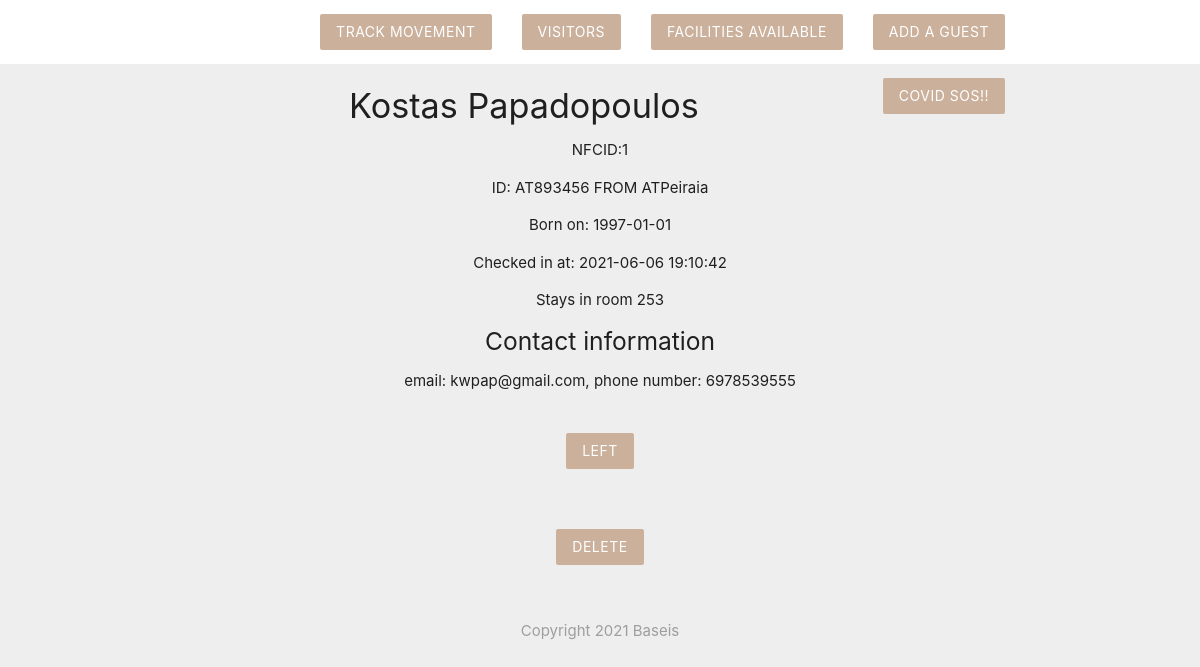
The app's page /PHP/test/visitorprofile.php?nfcid=1 with its own data.
### tables this page shows
CREATE TABLE `visitor` (
  `nfcid` int(10) unsigned NOT NULL AUTO_INCREMENT,
  `fname` varchar(15) NOT NULL,
  `mname` varchar(15) DEFAULT NULL,
  `surname` varchar(20) NOT NULL,
  `id_num` varchar(15) DEFAULT NULL,
  `id_auth` varchar(25) DEFAULT NULL,
  `id_doc` enum('ID','PASSPORT') DEFAULT NULL,
  `birthdate` date NOT NULL,
  `arrival` timestamp NOT NULL,
  `room` smallint(5) unsigned NOT NULL,
  `hallway_id` smallint(5) unsigned NOT NULL,
  `mail` varchar(40) DEFAULT NULL,
  `phone` varchar(15) DEFAULT NULL,
  `left_on` timestamp NULL DEFAULT NULL,
  `parent` int(10) unsigned DEFAULT NULL,
  PRIMARY KEY (`nfcid`),
  KEY `hallway_id` (`hallway_id`),
  KEY `room` (`room`),
  KEY `visitor_ibfk_3` (`parent`),
  KEY `visitor_left_on_idx` (`left_on`),
  CONSTRAINT `visitor_ibfk_1` FOREIGN KEY (`hallway_id`) REFERENCES `hallway` (`hid`),
  CONSTRAINT `visitor_ibfk_2` FOREIGN KEY (`room`) REFERENCES `room` (`num`),
  CONSTRAINT `visitor_ibfk_3` FOREIGN KEY (`parent`) REFERENCES `visitor` (`nfcid`) ON UPDATE CASCADE
);

### PHP/test/visitorprofile.php (the view, shortened to what this page needs)
<?php
    include('config/dbconnect.php');
    if(isset($_GET['nfcid'])){
        $nfcid = mysqli_real_escape_string($conn, $_GET['nfcid']);
        $sql = "SELECT * FROM visitor WHERE nfcid=$nfcid";
        $result = mysqli_query($conn, $sql);
        $visitor = mysqli_fetch_assoc($result);
    }
?>
<!DOCTYPE html>
    <?php include('Templates/header.php'); ?>
        <div class="container center">
            <?php if($visitor): ?>
                <h4><?php echo htmlspecialchars($visitor['fname']) . ' ' . htmlspecialchars($visitor['mname']) . ' ' . htmlspecialchars($visitor['surname']); ?> </h4>
                <p><?php echo 'NFCID:' . htmlspecialchars($visitor['nfcid']) ?></p>
                <?php if($visitor['id_num']): ?>
                    <p><?php echo htmlspecialchars($visitor['id_doc']) . ': ' . htmlspecialchars($visitor['id_num']) . ' FROM ' . htmlspecialchars($visitor['id_auth']); ?></p>
                <?php else:?>
                    <p><?php echo 'No identification papers'; ?></p>
                <?php endif; ?>
                <p><?php echo 'Born on: ' . htmlspecialchars($visitor['birthdate']) ?></p>
                <?php if($visitor['left_on']): ?>
                    <p><?php echo 'Checked in at: ' . htmlspecialchars($visitor['arrival']) . ' and left at: ' . htmlspecialchars($visitor['left_on']) ?></p>
                    <p><?php echo 'Stayed in room ' . htmlspecialchars($visitor['room']); ?></p>
                <?php else:?>
                    <p><?php echo 'Checked in at: ' . htmlspecialchars($visitor['arrival']); ?></p>
                    <p><?php echo 'Stays in room ' . htmlspecialchars($visitor['room']); ?></p>
                <?php endif; ?>
                <?php if($visitor['mail'] & $visitor['phone']): ?>
                    <h5><?php echo 'Contact information'; ?></h5>
                    <p><?php echo 'email: ' . htmlspecialchars($visitor['mail']) . ', phone number: ' . htmlspecialchars($visitor['phone']); ?></p>
                <?php endif; ?>
                <?php if(!$visitor['left_on']):?>
                    <form action="visitorprofile.php" method="POST">
                        <input type="submit" name="leave" value="Left" class="btn brand z-depth-0" >
                    </form>
                <?php endif; ?>
                <form action="visitorprofile.php" method="POST">
                    <input type="submit" name="delete" value="Delete" class="btn brand z-depth-0" >
                </form>
            <?php else:?>
                <h4><?php echo 'Error 404: No visitor found!'; ?></h4>
            <?php endif; ?>
        </div>
    <?php include('Templates/footer.php'); ?>
</html>

### PHP/test/Templates/header.php (style rules this page uses)
.brand { background: #cbb09c !important; }
form { max-width: 460px; margin: 20px auto; padding: 20px; }

### records on screen
visitor: fname "Kostas", surname "Papadopoulos", nfcid "1", id_doc "ID", id_num "AT893456", id_auth "ATPeiraia", birthdate "1997-01-01", arrival "2021-06-06 19:10:42", room "253", mail "kwpap@gmail.com", phone "6978539555"
